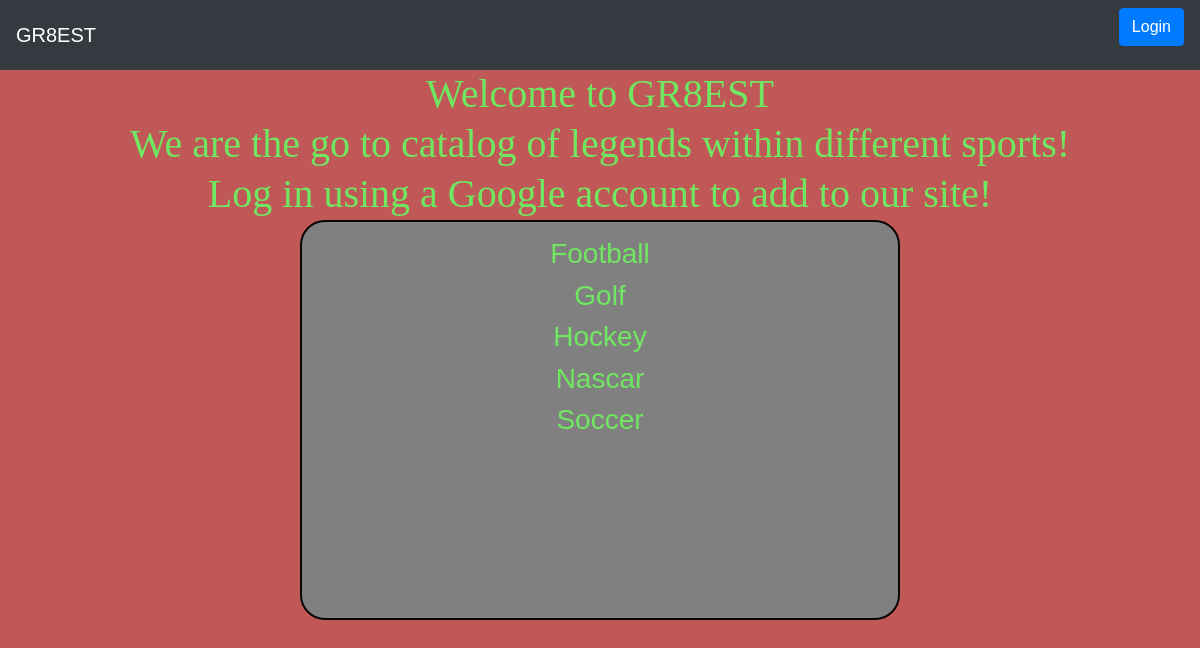
The page /activity/ on the database its author committed.
### database_setup.py (models this page shows, shortened)
class Activity(Base):
    __tablename__ = 'activity'
    id = Column(Integer, primary_key=True)
    name = Column(String(250), nullable=False)
    user_id = Column(Integer, ForeignKey('user.id'))
    user = relationship(User)

### gr8est.py (the view)
@app.route('/')
@app.route('/activity/')
def showActivities():
    activities = session.query(Activity).order_by(asc(Activity.name))
    if 'username' not in login_session:
        return render_template('publicactivity.html', activity=activities)
    else:
        return render_template('activities.html', activity=activities)

### templates/publicactivity.html (shortened to what this page needs)
<html>
<head>
	<link rel="stylesheet"
		href="https://maxcdn.bootstrapcdn.com/bootstrap/4.0.0/css/bootstrap.min.css"
>
	<link rel=stylesheet
		type=text/css
		href="{{ url_for('static', filename='styles.css') }}">
</head>
<body>
		<nav class="navbar navbar-dark bg-dark justify-content-between">
				<a class="navbar-brand" href="/">GR8EST</a>
				<form class="form-inline">
                        <a class="btn btn-primary" href="/login" role="button">Login</a>
				</form>
		</nav>
<center>
		<h1>Welcome to GR8EST</h1>
		<h1>We are the go to catalog of legends within different sports!</h1>
		<h1>Log in using a Google account to add to our site!</h1>
<div class = 'pane'>
{% for activity in activity %}
    <div>
    <a href = "{{url_for('showLegend', activity_id = activity.id)}}">
		<h3>{{activity.name}}</h3></a>
    </div>
{% endfor %}
</div>
</center>
</body>
</html>

### static/styles.css (style rules this page uses)
body { font-family: sans-serif; background-color: #c05858 }
h1, h2, h3, h4 { color: #70e760; }
h1, h2 { font-family: 'georgia', serif; margin: 0; }
h1 { border-bottom: 2px solid rgb(194, 87, 87); }
a { text-decoration: none; color: #7fe0a8; font-size: .75em; }
.pane { position: absolute; left: 50%; border: 2px solid; border-radius: 25px; padding: 15px; margin-left: -300px; border-color: #080505; background-color: grey; width:600px; max-height: 1500px; min-height: 400px; }

### rows shown on the page
Activity: name "Football"
Activity: name "Golf"
Activity: name "Hockey"
Activity: name "Nascar"
Activity: name "Soccer"
